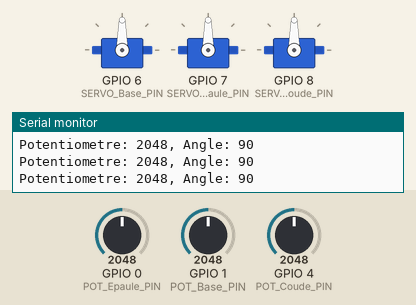
Recording of a sketch running on a simulated ESP32. On the bench: 3 × servo, the last lines printed to the serial monitor. Inputs (shaded band) come from the test bench; at power-on: GPIO 0 (POT_Epaule_PIN) = 2048, GPIO 1 (POT_Base_PIN) = 2048, GPIO 4 (POT_Coude_PIN) = 2048.

Above: at 2.2 s.
2.3 s: GPIO 0 (POT_Epaule_PIN) set to 2866
At 3.5 s:
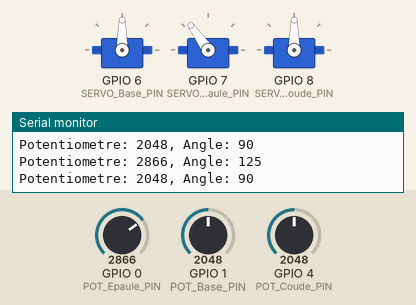
3.8 s: GPIO 1 (POT_Base_PIN) set to 1228
At 4.5 s:
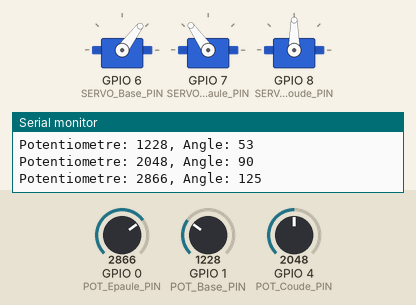
5.4 s: GPIO 4 (POT_Coude_PIN) set to 3603
At 6.6 s:
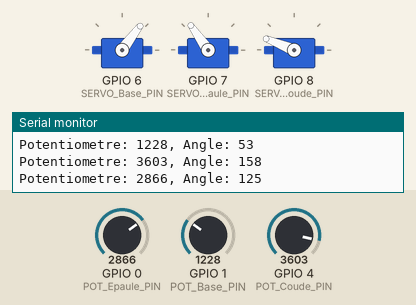
6.9 s: GPIO 4 (POT_Coude_PIN) set to 4095
At 8.1 s:
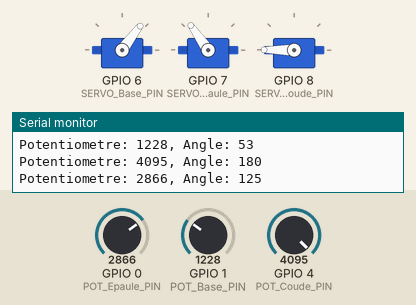
8.4 s: GPIO 1 (POT_Base_PIN) set to 491
At 8.9 s:
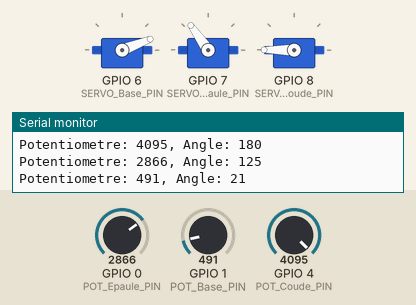
9.9 s: GPIO 0 (POT_Epaule_PIN) set to 2047
At 11.0 s:
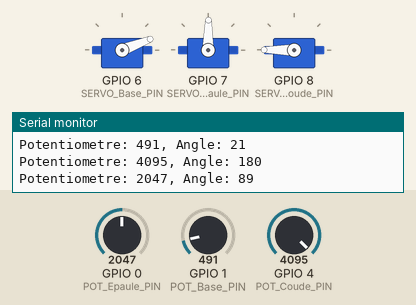
Timing chart, 0 to 12.4 s (numbered marks = the images above; inputs shaded):
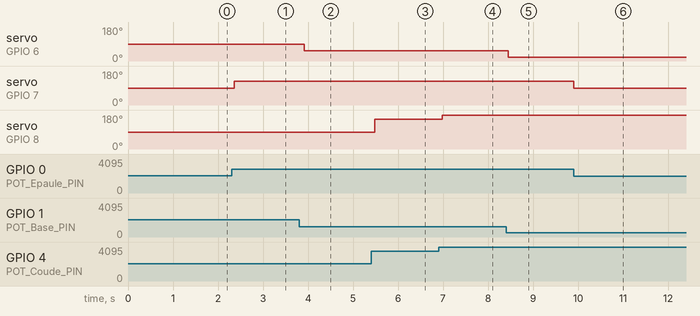

Measured:
- after the input at 2.3 s, servo on GPIO 7 (SERVO_Epaule_PIN): 90° → 125° after 0.06 s
- after the input at 3.8 s, servo on GPIO 6 (SERVO_Base_PIN): 90° → 53° after 0.12 s
- after the input at 5.4 s, servo on GPIO 8 (SERVO_Coude_PIN): 90° → 158° after 0.08 s
- after the input at 6.9 s, servo on GPIO 8 (SERVO_Coude_PIN): 158° → 180° after 0.09 s
- after the input at 8.4 s, servo on GPIO 6 (SERVO_Base_PIN): 53° → 21° after 0.05 s
- after the input at 9.9 s, servo on GPIO 7 (SERVO_Epaule_PIN): 125° → 89° at once

The sketch:

CampsTI_Defi1_EdouardP.ino
```cpp
// Ajout des bibliothèques de code nécessaire
#include <Arduino.h>  // Bibliothèque de base Arduino/ESP32
#include <ESP32Servo.h> // Bibliothèque pour le contrôle des moteurs

// Déclaration des PINs utilisées (voir schéma électrique)
#define POT_Coude_PIN 4
#define POT_Base_PIN 1
#define POT_Epaule_PIN 0
#define SERVO_Base_PIN 6
#define SERVO_Epaule_PIN 7
#define SERVO_Coude_PIN 8

// Définition de l'objet Servo pour la base
Servo BaseServo;
Servo EpauleServo;
Servo CoudeServo;

void setup() {
  // Initialise la communication USB avec l'ordinateur
  Serial.begin(115200);
  delay(1000); // Delai d'une seconde

  // Initialise l'entrée (INPUT) pour lire la valeur du potentiomètre
  pinMode(POT_Epaule_PIN, INPUT);

    // Initialise l'entrée (INPUT) pour lire la valeur du potentiomètre
  pinMode(POT_Base_PIN, INPUT);

  // Initialise l'entrée (INPUT) pour lire la valeur du potentiomètre
  pinMode(POT_Coude_PIN, INPUT);

  // Initialise le moteur de la pince
  BaseServo.attach(SERVO_Base_PIN);

 // Initialise le moteur de la pince
  EpauleServo.attach(SERVO_Epaule_PIN);

 // Initialise le moteur de la pince
  CoudeServo.attach(SERVO_Coude_PIN);
  }

void loop() {
  // Variable de commande moteur
  int pot1_cmd = 0;

  // Lecture de la valeur du capteur
  int pot1Value = analogRead(POT_Epaule_PIN);

  // Limiter l'action entre 0 et 180 degrés du moteur
  pot1_cmd = map(pot1Value, 0, 4095, 0, 180);

  // Afficher les valeurs sur le moniteur série
  Serial.println("Potentiometre: " + String(pot1Value) + ", Angle: " + String(pot1_cmd));

  // Envoie de la commande moteur
  EpauleServo.write(pot1_cmd);
  delay(50);


  // Variable de commande moteur
  int pot2_cmd = 0;

  // Lecture de la valeur du capteur
  int pot2Value = analogRead(POT_Base_PIN);

  // Limiter l'action entre 0 et 180 degrés du moteur
  pot2_cmd = map(pot2Value, 0, 4095, 0, 180);

  // Afficher les valeurs sur le moniteur série
  Serial.println("Potentiometre: " + String(pot2Value) + ", Angle: " + String(pot2_cmd));

  // Envoie de la commande moteur
  BaseServo.write(pot2_cmd);
  delay(50);

  // Variable de commande moteur
  int pot3_cmd = 0;

  // Lecture de la valeur du capteur
  int pot3Value = analogRead(POT_Coude_PIN);

  // Limiter l'action entre 0 et 180 degrés du moteur
  pot3_cmd = map(pot3Value, 0, 4095, 0, 180);

  // Afficher les valeurs sur le moniteur série
  Serial.println("Potentiometre: " + String(pot3Value) + ", Angle: " + String(pot3_cmd));

  // Envoie de la commande moteur
  CoudeServo.write(pot3_cmd);
  delay(50);
}
/*
Mission supplémentaire : Ajoute l'épaule et le coude !

Maintenant que tu as réussi à faire bouger la base, ton objectif est de modifier ce
code pour ajouter 2 autres potentiomètres (POT_EPAULE_PIN sur la broche
1, et POT_COUDE_PIN sur la broche 3). Sers-toi de l’exemple de la base pour
déclarer tes moteurs, les attacher dans le Setup, et lire leurs valeurs dans la Loop !
*/
```
